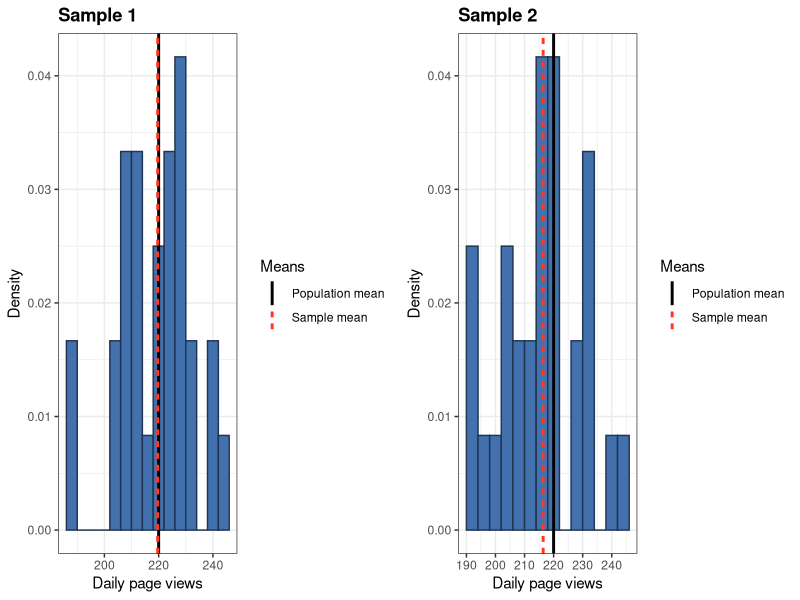
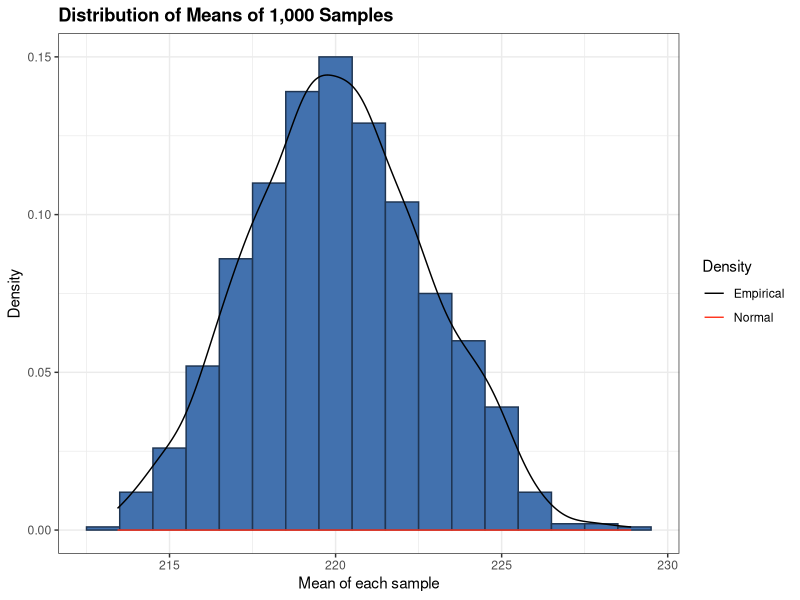
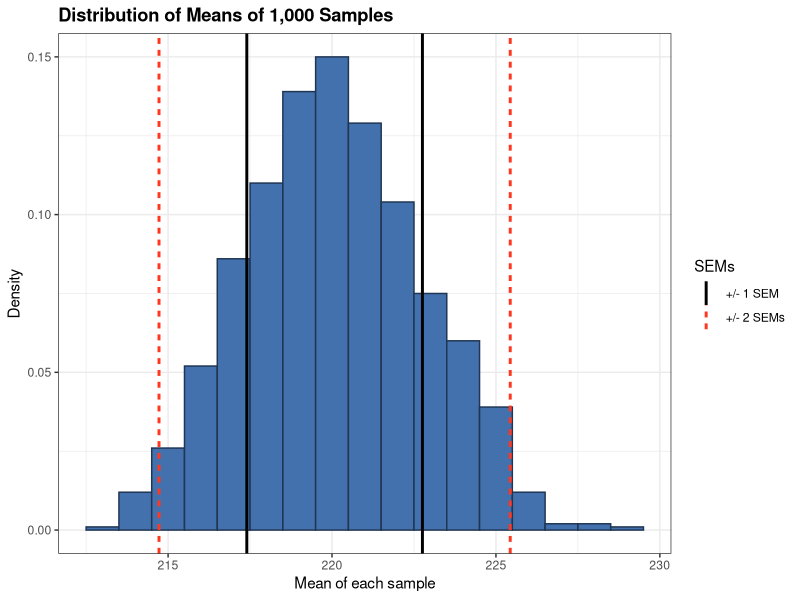

R code for these plots, in order:
## ---- chunk 1
require(knitr)
opts_chunk$set(dev = 'png')
## ---- chunk 2
# Clear the workspace
rm(list = ls())

# Set seed to replicate random variable generation
set.seed(567)

# Generate the mean of each sample and store in a vector, and store each sample in a dataframe
mn_vector <- NULL
sample_frame <- data.frame(row.names = seq(from = 1, to = 30, by = 1))
for (i in 1 : 1000) {
    s <- rpois(30, lambda = 220)
    sample_frame <- cbind(sample_frame, s)
    mn_vector <- c(mn_vector, mean(s))
}

# Name the columns in the sample dataframe
names(sample_frame) <- paste0("n", seq(from = 1, to = 1000, by = 1))
## ---- chunk 3
# Load required packages
require(ggplot2); require(gridExtra)

# Set the colours for the graphs
barfill <- "#4271AE"
barlines <- "#1F3552"
line1 <- "black"
line2 <- "#FF3721"

# Plotting histogram of sample 1
mean1 <- data.frame(Means="Population mean", vals = 220)
mean2 <- data.frame(Means="Sample mean", vals = mean(sample_frame$n1))
means <- rbind(mean1, mean2)

g1 <- ggplot(data=sample_frame, aes(sample_frame$n1)) + 
        geom_histogram(aes(y = ..density..), 
                       binwidth = 4, fill = barfill, colour = barlines) +
        xlab("Daily page views") +
        ylab("Density") +
        theme_bw() +
        ggtitle("Sample 1") + 
        theme(plot.title = element_text(lineheight=1.1, face="bold")) +
        geom_vline(data=means, aes(xintercept=vals, linetype = Means, 
                             colour = Means), size = 1, show_guide = TRUE) + 
        scale_color_manual(values=c("Population mean" = line1, "Sample mean" = line2))
            
# Plotting histogram of sample 2
mean1 <- data.frame(Means="Population mean", vals = 220)
mean2 <- data.frame(Means="Sample mean", vals = mean(sample_frame$n2))
means <- rbind(mean1, mean2)

g2 <- ggplot(data=sample_frame, aes(sample_frame$n2)) + 
        geom_histogram(aes(y = ..density..), 
                       binwidth = 4, fill = barfill, colour = barlines) +
        xlab("Daily page views") +
        ylab("Density") +
        theme_bw() +
        ggtitle("Sample 2") + 
        theme(plot.title = element_text(lineheight=1.1, face="bold")) +
        geom_vline(data=means, aes(xintercept=vals, linetype = Means, 
                             colour = Means), size = 1, show_guide = TRUE) + 
        scale_color_manual(values=c("Population mean" = line1, "Sample mean" = line2))

# Printing histograms
grid.arrange(g1, g2, nrow = 1, ncol = 2)
## ---- chunk 4
# Plotting histogram of the distribution of sample means
g1 <- ggplot(data=as.data.frame(mn_vector), aes(mn_vector)) + 
        geom_histogram(aes(y = ..density..), binwidth = 1, 
                 col = barlines, 
                 fill = barfill) + 
        xlab("Mean of each sample") + 
        ylab("Density") + 
        theme_bw() + 
        ggtitle("Distribution of Means of 1,000 Samples") + 
        theme(plot.title = element_text(lineheight=.8, face="bold")) + 
        geom_line(aes(y = ..density.., colour = "Empirical"), stat = "density") + 
        stat_function(fun = dnorm, aes(colour = "Normal"), 
                    arg = list(mean = 220, sd = sd(mn_vector))) + 
        scale_colour_manual(name = "Density", values = c(line1, line2))

print(g1)
## ---- chunk 5
# Plotting a histogram with the +/- 1 and 2 standard error intervals.
sem1 <- data.frame(SEMs="+/- 1 SEM", 
                   vals = c(mean(mn_vector) - sd(mn_vector), mean(mn_vector) + sd(mn_vector)))
sem2 <- data.frame(SEMs="+/- 2 SEMs", 
                    vals = c(mean(mn_vector) - 2 * sd(mn_vector), mean(mn_vector) + 2 * sd(mn_vector)))
sems <- rbind(sem1, sem2)

g1 <- ggplot(data=as.data.frame(mn_vector), aes(mn_vector)) + 
        geom_histogram(aes(y = ..density..), binwidth = 1, 
                 col = barlines, 
                 fill = barfill) + 
        xlab("Mean of each sample") + 
        ylab("Density") + 
        theme_bw() + 
        ggtitle("Distribution of Means of 1,000 Samples") + 
        theme(plot.title = element_text(lineheight=.8, face="bold")) +
        geom_vline(data=sems, aes(xintercept=vals, linetype = SEMs, 
                            colour = SEMs), size = 1, show_guide = TRUE) + 
        scale_color_manual(values=c("+/- 1 SEM" = line1, 
                                    "+/- 2 SEMs" = line2))

print(g1)
## ---- chunk 6
# Defining lambda and n
lambda <- 220
n <- 30

# Calculating SEM
sem <- sqrt(lambda / n)
